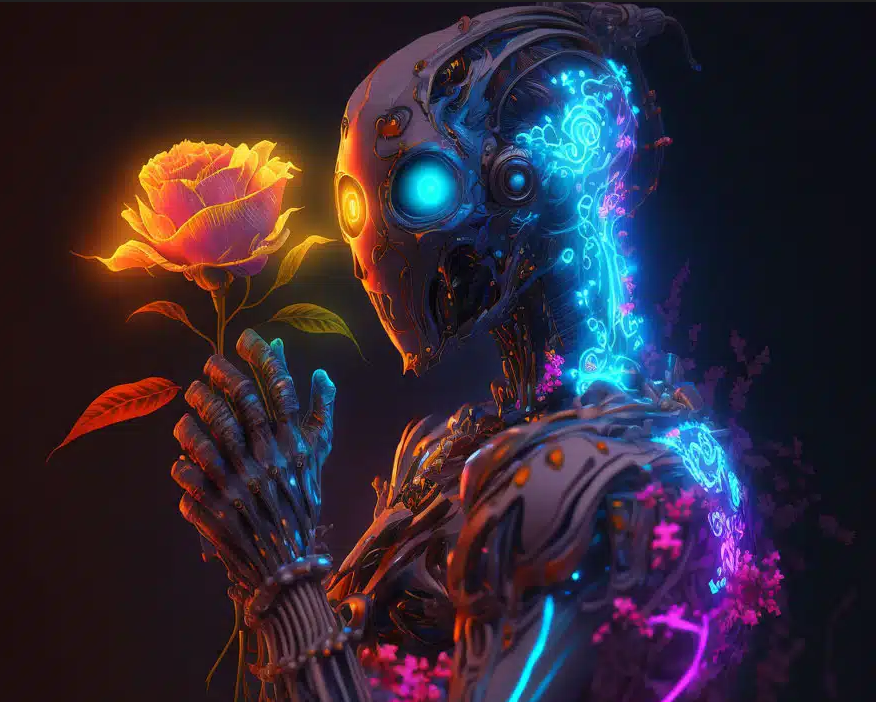
#> input picture 09.OpenCv/image/image3.png, 876 x 702 px
$ jupyter execute ex_open.ipynb   (text cells are left out)
#> lines starting #> are read from the running program, lines starting #| are printed output that depends on the picture; after the words box and inside, x2 and y2 are one past the last pixel; in counts of white or black regions, pixels touching at a corner belong together; pictures that were not available may be replaced by others from this repository, and a replacement may not be noted
[cell 1]
import cv2
import numpy as np
import matplotlib.pyplot as plt

[cell 2]
# 이미지 불러오기

image = cv2.imread('../image/image3.png')
#> image is the input picture: shape (702, 876, 3); mean B, G, R 53.2, 40.4, 51.2

image_rgb = cv2.cvtColor(image, cv2.COLOR_BGR2RGB)

# Matplotlib 으로 이미지 출력
plt.imshow(image)
plt.axis('off')  # 축 제거
plt.title('Original Image')
plt.show()

[cell 3]
# 그레이스케일 변환

gray = cv2.cvtColor(image, cv2.COLOR_BGR2GRAY)
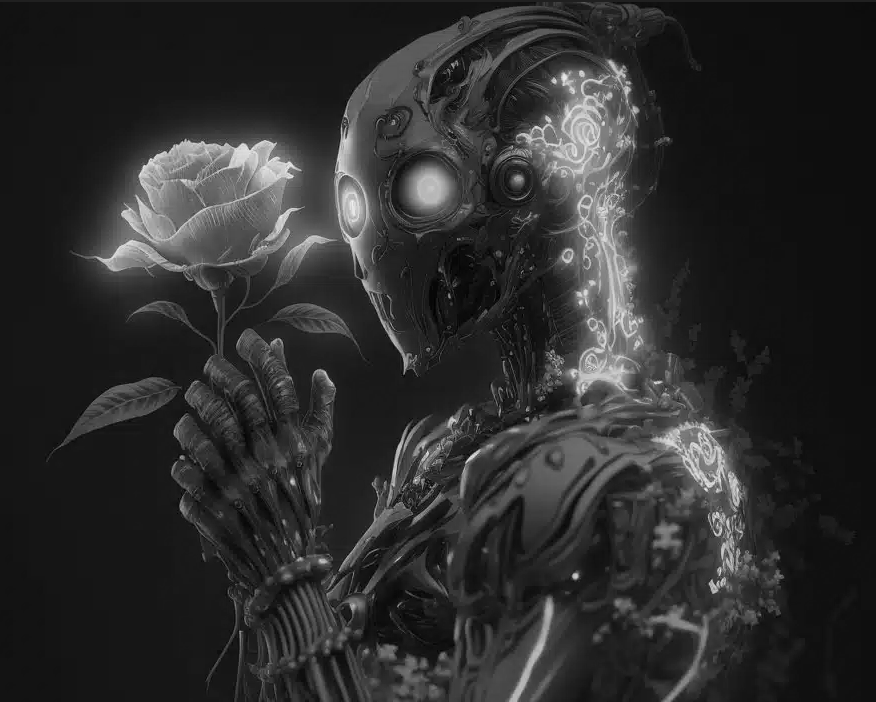
#> gray: shape (702, 876); min 0, max 241, mean 45.1

fig, axes = plt.subplots(1,2, figsize =(12,6))

# 원본이미지
axes[0].imshow(cv2.cvtColor(image, cv2.COLOR_BGR2RGB))
axes[0].set_title('Original Image')
axes[0].axis('off')

# 그레이스케일 이미지
axes[1].imshow(gray, cmap='gray')
axes[1].set_title('Grayscale Image')
axes[1].axis('off')

plt.show()
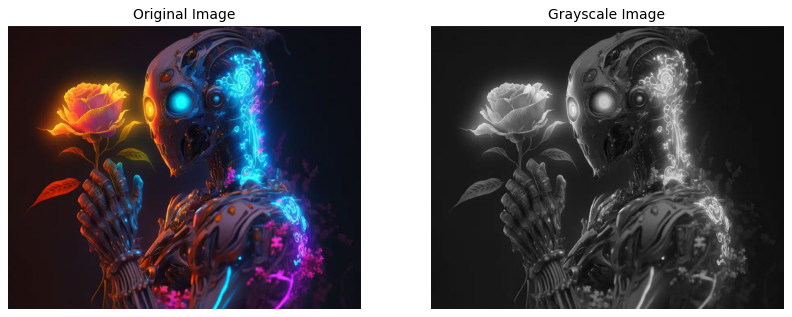
#> figure drawn by matplotlib, 2 panels


# 히스토그램 시각화

plt.figure(figsize=(10,5))
plt.hist(gray.ravel(), bins=256, range=[0,256], color='black')
plt.title('Grayscale Histogram')
plt.xlabel('Picel value')
plt.ylabel('Requency')
plt.show()
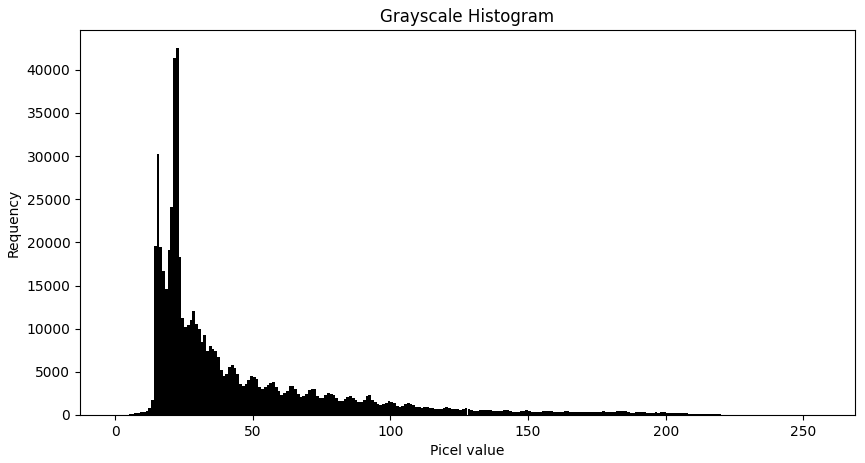
#> figure drawn by matplotlib, 1 panel; tallest bar 42484 high, from x = 22 to 23

[cell 4]
# 엣지 검출 적용
edges = cv2.Canny(gray, 100, 200)
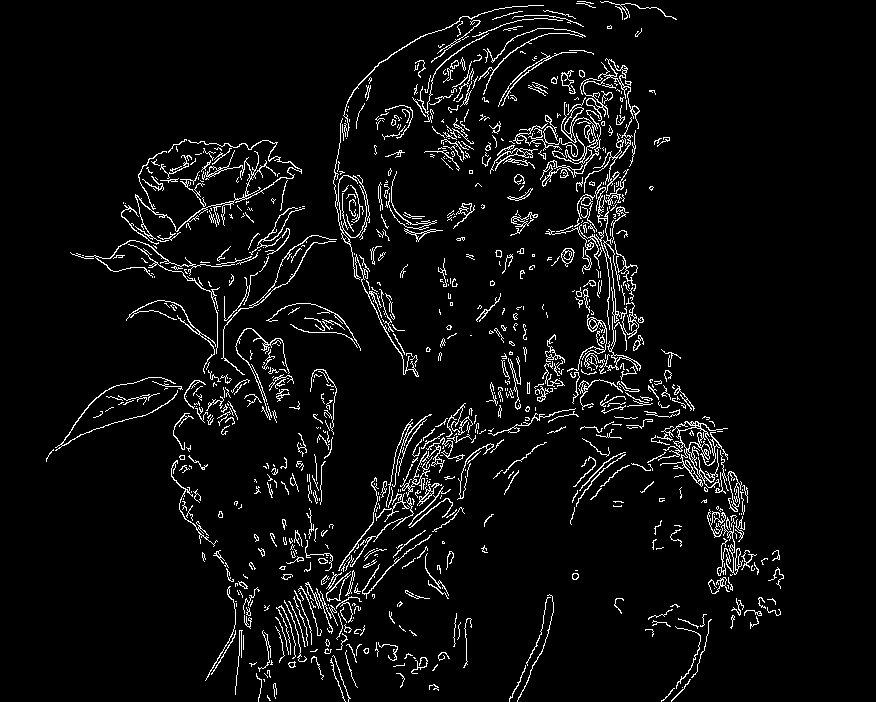
#> edges: shape (702, 876); 5.2% white in thin lines or dots, all inside (x1, y1, x2, y2) = (46, 1, 784, 702)

# 원본 & 엣지 비교
fig, axes = plt.subplots(1, 2, figsize=(12, 6))

axes[0].imshow(gray, cmap='gray')
axes[0].set_title('Grayscale Image')
axes[0].axis('off')

axes[1].imshow(edges, cmap='gray')
axes[1].set_title('Edge Detection (Canny)')
axes[1].axis('off')

plt.show()

[cell 5]
import cv2

Video_file = '../image/big_buck.avi'

cap = cv2.VideoCapture(Video_file)  # 동영상 캡처 객체 생성

if not cap.isOpened():
    print("Can't open video. Check the file path and codec support.")
    exit()

while True:
    ret, img = cap.read()  # 다음 프레임 읽기
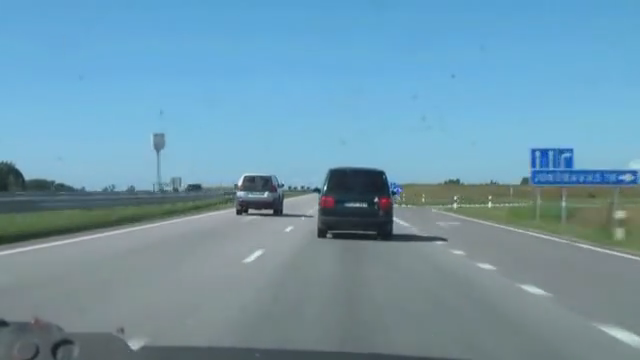
#> input picture frame 37 of 09.OpenCv/Open_CV_ex/insightbook.opencv_project_python-master/img/highway.mp4, 640 x 360 px, given in place of big_buck.avi, which was not available
#> img is the input picture: shape (360, 640, 3); mean B, G, R 170.9, 151.4, 111.9
    if not ret:
        break

    cv2.imshow("Video Player", img)  # 창 제목을 명확하게 지정

    # 'q' 키를 누르면 종료
    if cv2.waitKey(25) & 0xFF == ord('q'):
#> (key q is pressed here)
        break

cap.release()  # 동영상 파일 닫기
cv2.destroyAllWindows()  # 모든 창 닫기

[cell 6]
cap = cv2.VideoCapture(0)

if cap.isOpened():
	while True:
		ret, img = cap.read()

		if ret:
			cv2.imshow('camera', img)
			if cv2.waitKey(1) != -1:
#> (key q is pressed here)
